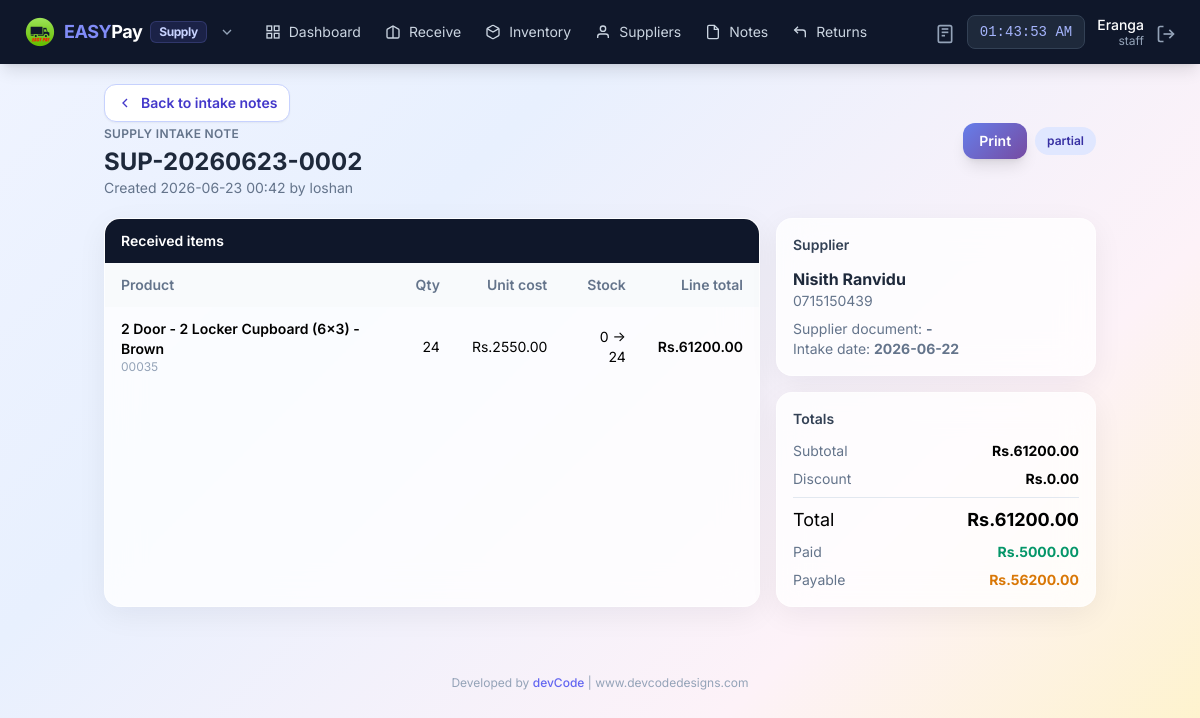
/supply/bills/SUP-20260623-0002 (signed in), run on the app's committed database.
### app/models/user.py (models this page shows, shortened)
class User(UserMixin, db.Model):
    __tablename__ = 'users'
    id = db.Column(db.Integer, primary_key=True)
    username = db.Column(db.String(50), unique=True, nullable=False)
    email = db.Column(db.String(120), unique=True, nullable=False)
    password_hash = db.Column(db.String(255), nullable=False)
    role = db.Column(db.String(20), default='staff')  # owner, manager, staff
    is_active = db.Column(db.Boolean, default=True)
    created_at = db.Column(db.DateTime, default=datetime.now)
    last_login = db.Column(db.DateTime)
    orders = db.relationship('Order', backref='cashier_rel', lazy=True, foreign_keys='Order.user_id')

### app/models/supply.py (models this page shows, shortened)
class SupplyBill(db.Model):
    __tablename__ = 'supply_bills'
    id = db.Column(db.Integer, primary_key=True)
    bill_number = db.Column(db.String(24), unique=True, index=True, nullable=False)
    supplier_invoice = db.Column(db.String(80), index=True)
    supplier_id = db.Column(db.Integer, db.ForeignKey('suppliers.id'), nullable=False)
    user_id = db.Column(db.Integer, db.ForeignKey('users.id'), nullable=False)
    bill_date = db.Column(db.DateTime, default=datetime.now)
    subtotal = db.Column(db.Float, default=0.0)
    discount_amount = db.Column(db.Float, default=0.0)
    total = db.Column(db.Float, default=0.0)
    paid_amount = db.Column(db.Float, default=0.0)
    balance_amount = db.Column(db.Float, default=0.0)
    payment_method = db.Column(db.String(20), default='credit')
    payment_status = db.Column(db.String(20), default='pending')
    notes = db.Column(db.Text)
    is_cancelled = db.Column(db.Boolean, default=False)
    created_at = db.Column(db.DateTime, default=datetime.now)
    updated_at = db.Column(db.DateTime, default=datetime.now, onupdate=datetime.now)
    supplier = db.relationship('Supplier', backref='supply_bills')
    creator = db.relationship('User', backref='supply_bills')
    items = db.relationship('SupplyBillItem', backref='bill', lazy=True, cascade='all, delete-orphan')
    returns = db.relationship('SupplyReturn', backref='bill', lazy=True)
    payments = db.relationship('SupplierPayment', backref='supply_bill', lazy=True)

class SupplyBillItem(db.Model):
    __tablename__ = 'supply_bill_items'
    id = db.Column(db.Integer, primary_key=True)
    supply_bill_id = db.Column(db.Integer, db.ForeignKey('supply_bills.id'), nullable=False)
    product_id = db.Column(db.Integer, db.ForeignKey('products.id'), nullable=False)
    product_name = db.Column(db.String(200), nullable=False)
    product_barcode = db.Column(db.String(50))
    quantity = db.Column(db.Integer, default=1)
    unit_cost = db.Column(db.Float, default=0.0)
    line_total = db.Column(db.Float, default=0.0)
    previous_stock = db.Column(db.Integer, default=0)
    new_stock = db.Column(db.Integer, default=0)
    product = db.relationship('Product')

### app/models/supplier.py (models this page shows, shortened)
class Supplier(db.Model):
    __tablename__ = 'suppliers'
    id = db.Column(db.Integer, primary_key=True)
    name = db.Column(db.String(100), nullable=False)
    phone = db.Column(db.String(20), unique=True, nullable=False)
    email = db.Column(db.String(120))
    address = db.Column(db.Text)
    nic = db.Column(db.String(20), unique=True, nullable=False)
    balance = db.Column(db.Float, default=0.0)  # Positive = you owe them
    total_purchases = db.Column(db.Float, default=0.0)  # Total bought from them
    total_paid = db.Column(db.Float, default=0.0)  # Total paid to them
    linked_customer_id = db.Column(db.Integer, db.ForeignKey('customers.id'), nullable=True)
    linked_customer = db.relationship('Customer', foreign_keys=[linked_customer_id])
    is_active = db.Column(db.Boolean, default=True)
    notes = db.Column(db.Text)
    created_at = db.Column(db.DateTime, default=datetime.now)
    updated_at = db.Column(db.DateTime, default=datetime.now, onupdate=datetime.now)
    payments = db.relationship('SupplierPayment', backref='supplier_rel', lazy=True)

### app/routes/supply.py (the view)
@supply_bp.route('/bills/<bill_number>')
@login_required
def bill_detail(bill_number):
    bill = SupplyBill.query.filter_by(bill_number=bill_number).first_or_404()
    return render_template('supply/bill_detail.html', bill=bill, can_write=current_user.role in WRITE_ROLES)

### app/models/user.py (called while the page is built)
@login_manager.user_loader
def load_user(user_id):
    return User.query.get(int(user_id))

### app/templates/supply/bill_detail.html (shortened to what this page needs)
{% extends "supply/base_supply.html" %}
{% block content %}
<div class="max-w-5xl mx-auto px-4 py-5 print-sheet">
    <div class="flex flex-col sm:flex-row justify-between items-start sm:items-center gap-3 mb-5">
        <div>
            <a href="{{ url_for('supply.bills') }}" class="no-print inline-flex items-center gap-2 bg-white border border-indigo-200 text-indigo-700 px-3 py-2 rounded-xl text-sm font-semibold hover:bg-indigo-50 shadow-sm">
                <svg class="w-4 h-4" viewBox="0 0 24 24" fill="none" stroke="currentColor" stroke-width="2"><polyline points="15 18 9 12 15 6"></polyline></svg>
                Back to intake notes
            </a>
            <p class="text-xs uppercase tracking-wide text-slate-500 font-semibold mt-1">Supply Intake Note</p>
            <h1 class="text-2xl font-bold text-slate-800 mt-1">{{ bill.bill_number }}</h1>
            <p class="text-sm text-slate-500">Created {{ bill.created_at.strftime('%Y-%m-%d %H:%M') }} by {{ bill.creator.username if bill.creator else 'N/A' }}</p>
        </div>
        <div class="flex items-center gap-2">
            <button onclick="window.print()" class="no-print gradient-indigo text-white px-4 py-2 rounded-xl text-sm font-semibold shadow-lg hover:opacity-90">Print</button>
            <span class="px-3 py-1.5 rounded-full text-xs font-semibold {{ 'bg-emerald-100 text-emerald-800' if bill.payment_status == 'completed' else 'bg-indigo-100 text-indigo-800' if bill.payment_status == 'partial' else 'bg-amber-100 text-amber-800' }}">{{ bill.payment_status }}</span>
        </div>
    </div>
    <div class="grid grid-cols-1 lg:grid-cols-3 gap-4 print-grid">
        <div class="lg:col-span-2 glass-card rounded-2xl overflow-hidden">
            <div class="px-4 py-3 bg-slate-900 text-white text-sm font-semibold">Received items</div>
            <div class="overflow-x-auto">
                <table class="w-full text-sm">
                    <thead><tr class="bg-slate-50 text-slate-500">
                        <th class="px-4 py-3 text-left font-semibold">Product</th>
                        <th class="px-4 py-3 text-right font-semibold">Qty</th>
                        <th class="px-4 py-3 text-right font-semibold">Unit cost</th>
                        <th class="px-4 py-3 text-right font-semibold">Stock</th>
                        <th class="px-4 py-3 text-right font-semibold">Line total</th>
                    </tr></thead>
                    <tbody class="divide-y divide-slate-100">
                        {% for item in bill.items %}
                        <tr>
                            <td class="px-4 py-3"><p class="font-semibold">{{ item.product_name }}</p><p class="text-xs text-slate-400">{{ item.product_barcode or 'No barcode' }}</p></td>
                            <td class="px-4 py-3 text-right">{{ item.quantity }}</td>
                            <td class="px-4 py-3 text-right">Rs.{{ "%.2f"|format(item.unit_cost) }}</td>
                            <td class="px-4 py-3 text-right">{{ item.previous_stock }} -> {{ item.new_stock }}</td>
                            <td class="px-4 py-3 text-right font-semibold">Rs.{{ "%.2f"|format(item.line_total) }}</td>
                        </tr>
                        {% endfor %}
                    </tbody>
                </table>
            </div>
        </div>
        <div class="space-y-4 print-mt">
            <div class="glass-card rounded-2xl p-4">
                <h2 class="text-sm font-semibold text-slate-700 mb-3">Supplier</h2>
                <p class="font-bold text-slate-800">{{ bill.supplier.name if bill.supplier else 'N/A' }}</p>
                <p class="text-sm text-slate-500">{{ bill.supplier.phone if bill.supplier else '' }}</p>
                <p class="text-sm text-slate-500 mt-2">Supplier document: <strong>{{ bill.supplier_invoice or '-' }}</strong></p>
                <p class="text-sm text-slate-500">Intake date: <strong>{{ bill.bill_date.strftime('%Y-%m-%d') if bill.bill_date else '-' }}</strong></p>
            </div>
            <div class="glass-card rounded-2xl p-4">
                <h2 class="text-sm font-semibold text-slate-700 mb-3">Totals</h2>
                <div class="space-y-2 text-sm">
                    <p class="flex justify-between"><span class="text-slate-500">Subtotal</span><strong>Rs.{{ "%.2f"|format(bill.subtotal) }}</strong></p>
                    <p class="flex justify-between"><span class="text-slate-500">Discount</span><strong>Rs.{{ "%.2f"|format(bill.discount_amount) }}</strong></p>
                    <p class="flex justify-between border-t border-slate-200 pt-2 text-lg"><span>Total</span><strong>Rs.{{ "%.2f"|format(bill.total) }}</strong></p>
                    <p class="flex justify-between"><span class="text-slate-500">Paid</span><strong class="text-emerald-600">Rs.{{ "%.2f"|format(bill.paid_amount) }}</strong></p>
                    <p class="flex justify-between"><span class="text-slate-500">Payable</span><strong class="text-amber-600">Rs.{{ "%.2f"|format(bill.balance_amount) }}</strong></p>
                </div>
            </div>
        </div>
    </div>
</div>
{% endblock %}

### app/templates/supply/base_supply.html (shortened to what this page needs)
<!DOCTYPE html>
<html lang="en">
<head>
    <script src="https://cdn.tailwindcss.com"></script>
</head>
<body class="supply-bg">
    <nav class="bg-slate-900 text-white shadow-lg fixed top-0 left-0 right-0 z-50">
        <div class="flex justify-between items-center px-4 lg:px-6 h-16">
            <div class="flex items-center gap-5 min-w-0">
                <div class="relative">
                    <button onclick="toggleModeMenu()" class="flex items-center gap-2 text-lg font-bold tracking-tight shrink-0 hover:opacity-80 transition cursor-pointer">
                        <img src="{{ url_for('static', filename='img/easypay-logo.png') }}" alt="EASY PAY" class="w-8 h-8 object-contain">
                        <span><span class="text-indigo-400">EASY</span>Pay</span>
                        <span class="hidden sm:inline text-xs px-2 py-0.5 rounded-md bg-indigo-500/15 text-indigo-200 border border-indigo-400/20">Supply</span>
                        <svg class="w-4 h-4 text-slate-400 ml-1" viewBox="0 0 24 24" fill="none" stroke="currentColor" stroke-width="2">
                            <polyline points="6 9 12 15 18 9"></polyline>
                        </svg>
                    </button>
                </div>
                {% if current_user.is_authenticated %}
                <div class="hidden lg:flex items-center gap-1">
                    <a href="{{ url_for('supply.dashboard') }}" class="nav-link px-2.5 py-2 text-sm text-slate-300 flex items-center gap-2">
                        <svg class="icon-sm" viewBox="0 0 24 24" fill="none" stroke="currentColor" stroke-width="2"><rect x="3" y="3" width="7" height="7"></rect><rect x="14" y="3" width="7" height="7"></rect><rect x="14" y="14" width="7" height="7"></rect><rect x="3" y="14" width="7" height="7"></rect></svg>
                        Dashboard
                    </a>
                    <a href="{{ url_for('supply.receive') }}" class="nav-link px-2.5 py-2 text-sm text-slate-300 flex items-center gap-2">
                        <svg class="icon-sm" viewBox="0 0 24 24" fill="none" stroke="currentColor" stroke-width="2"><path d="M21 8v11a2 2 0 0 1-2 2H5a2 2 0 0 1-2-2V8"></path><path d="M3 8l9-5 9 5"></path><path d="M12 3v18"></path></svg>
                        Receive
                    </a>
                    <a href="{{ url_for('supply.inventory') }}" class="nav-link px-2.5 py-2 text-sm text-slate-300 flex items-center gap-2">
                        <svg class="icon-sm" viewBox="0 0 24 24" fill="none" stroke="currentColor" stroke-width="2"><path d="M21 16V8a2 2 0 0 0-1-1.73l-7-4a2 2 0 0 0-2 0l-7 4A2 2 0 0 0 3 8v8a2 2 0 0 0 1 1.73l7 4a2 2 0 0 0 2 0l7-4A2 2 0 0 0 21 16z"></path><polyline points="3.27 6.96 12 12.01 20.73 6.96"></polyline></svg>
                        Inventory
                    </a>
                    <a href="{{ url_for('supply.suppliers') }}" class="nav-link px-2.5 py-2 text-sm text-slate-300 flex items-center gap-2">
                        <svg class="icon-sm" viewBox="0 0 24 24" fill="none" stroke="currentColor" stroke-width="2"><path d="M20 21v-2a4 4 0 0 0-4-4H8a4 4 0 0 0-4 4v2"></path><circle cx="12" cy="7" r="4"></circle></svg>
                        Suppliers
                    </a>
                    <a href="{{ url_for('supply.bills') }}" class="nav-link px-2.5 py-2 text-sm text-slate-300 flex items-center gap-2">
                        <svg class="icon-sm" viewBox="0 0 24 24" fill="none" stroke="currentColor" stroke-width="2"><path d="M14 2H6a2 2 0 0 0-2 2v16a2 2 0 0 0 2 2h12a2 2 0 0 0 2-2V8z"></path><polyline points="14 2 14 8 20 8"></polyline></svg>
                        Notes
                    </a>
                    <a href="{{ url_for('supply.returns') }}" class="nav-link px-2.5 py-2 text-sm text-slate-300 flex items-center gap-2">
                        <svg class="icon-sm" viewBox="0 0 24 24" fill="none" stroke="currentColor" stroke-width="2"><polyline points="9 14 4 9 9 4"></polyline><path d="M20 20v-7a4 4 0 0 0-4-4H4"></path></svg>
                        Returns
                    </a>
                </div>
                {% endif %}
            </div>
            {% if current_user.is_authenticated %}
            <div class="flex items-center gap-3">
                <a href="calc:" class="text-slate-400 hover:text-indigo-400 transition" title="Calculator">
                    <svg class="icon" viewBox="0 0 24 24" fill="none" stroke="currentColor" stroke-width="2">
                        <rect x="4" y="2" width="16" height="20" rx="2"></rect>
                        <line x1="8" y1="6" x2="16" y2="6"></line>
                        <line x1="8" y1="10" x2="16" y2="10"></line>
                        <line x1="8" y1="14" x2="12" y2="14"></line>
                    </svg>
                </a>
                <span id="liveClock" class="hidden md:block text-sm font-mono bg-slate-800 px-3 py-1.5 rounded-lg text-indigo-300 border border-slate-700"></span>
                <div class="hidden sm:block text-right">
                    <p class="text-sm font-medium leading-tight">{{ current_user.username|capitalize }}</p>
                    <p class="text-xs text-slate-400 leading-tight">{{ current_user.role }}</p>
                </div>
                <a href="{{ url_for('auth.logout') }}" class="text-slate-400 hover:text-red-400 transition" title="Logout">
                    <svg class="icon" viewBox="0 0 24 24" fill="none" stroke="currentColor" stroke-width="2"><path d="M9 21H5a2 2 0 0 1-2-2V5a2 2 0 0 1 2-2h4"></path><polyline points="16 17 21 12 16 7"></polyline><line x1="21" y1="12" x2="9" y2="12"></line></svg>
                </a>
            </div>
            {% endif %}
        </div>
    </nav>
    <main class="pt-16 pb-20 lg:pb-6">
        {% block content %}{% endblock %}
        <footer class="max-w-7xl mx-auto px-4 py-4 text-center text-xs text-slate-400 mt-8">
            Developed by <a href="https://www.devcodedesigns.com" target="_blank" class="text-indigo-500 hover:text-indigo-700 font-medium">devCode</a> | www.devcodedesigns.com
        </footer>
    </main>
</body>
</html>

### app/templates/supply/base_supply.html (style rules this page uses)
body { font-family: 'Inter', system-ui, sans-serif; }
body.supply-bg { background: linear-gradient(135deg, #f0f4ff 0%, #e8f0fe 32%, #fdf2f8 72%, #fef3c7 100%); min-height: 100vh; }
.nav-link { transition: all .2s; }
.glass-card { background: rgba(255,255,255,.78); backdrop-filter: blur(18px); -webkit-backdrop-filter: blur(18px); border: 1px solid rgba(255,255,255,.45); box-shadow: 0 8px 30px rgba(15,23,42,.06); }
.gradient-indigo { background: linear-gradient(135deg, #667eea 0%, #764ba2 100%); }
.icon { width: 20px; height: 20px; display: inline-block; vertical-align: middle; }
.icon-sm { width: 16px; height: 16px; }

### data on the page
User: username "Eranga", role "staff"
SupplyBill: bill_number "SUP-20260623-0002", created_at "2026-06-23 00:42", payment_status "partial", supplier_invoice "-", bill_date "2026-06-22", subtotal "61200.00", discount_amount "0.00", total "61200.00", paid_amount "5000.00", balance_amount "56200.00"
User: creator "loshan"
SupplyBillItem: product_name "2 Door - 2 Locker Cupboard (6x3) - Brown", product_barcode "00035", quantity "24", unit_cost "2550.00", previous_stock "0", new_stock "24", line_total "61200.00"
Supplier: supplier "Nisith Ranvidu", supplier "0715150439"
